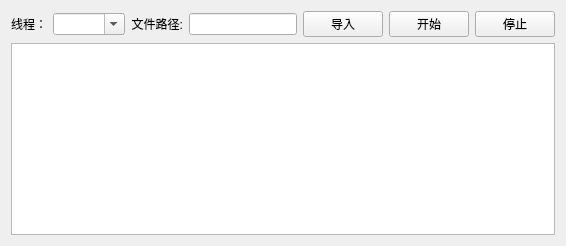
      <widget class="QWidget" name="tab_11">
       <attribute name="title">
        <string>批量验证</string>
       </attribute>
       <layout class="QHBoxLayout" name="horizontalLayout_7">
        <item>
         <layout class="QVBoxLayout" name="verticalLayout_6">
          <item>
           <layout class="QHBoxLayout" name="horizontalLayout_6">
            <item>
             <widget class="QLabel" name="commandLabel_3">
              <property name="sizePolicy">
               <sizepolicy hsizetype="Expanding" vsizetype="Preferred">
                <horstretch>1</horstretch>
                <verstretch>0</verstretch>
               </sizepolicy>
              </property>
              <property name="text">
               <string>线程：</string>
              </property>
              <property name="alignment">
               <set>Qt::AlignRight|Qt::AlignTrailing|Qt::AlignVCenter</set>
              </property>
             </widget>
            </item>
            <item>
             <widget class="QComboBox" name="commandCombo_3">
              <property name="sizePolicy">
               <sizepolicy hsizetype="Preferred" vsizetype="Fixed">
                <horstretch>1</horstretch>
                <verstretch>0</verstretch>
               </sizepolicy>
              </property>
              <property name="toolTip">
               <string>Specify your name</string>
              </property>
              <property name="editable">
               <bool>true</bool>
              </property>
             </widget>
            </item>
            <item>
             <widget class="QLabel" name="commandLabel_4">
              <property name="sizePolicy">
               <sizepolicy hsizetype="Expanding" vsizetype="Preferred">
                <horstretch>1</horstretch>
                <verstretch>0</verstretch>
               </sizepolicy>
              </property>
              <property name="text">
               <string>文件路径:</string>
              </property>
              <property name="alignment">
               <set>Qt::AlignRight|Qt::AlignTrailing|Qt::AlignVCenter</set>
              </property>
             </widget>
            </item>
            <item>
             <widget class="QLineEdit" name="localListenEdit_3">
              <property name="sizePolicy">
               <sizepolicy hsizetype="Expanding" vsizetype="Fixed">
                <horstretch>10</horstretch>
                <verstretch>0</verstretch>
               </sizepolicy>
              </property>
             </widget>
            </item>
            <item>
             <widget class="QPushButton" name="commondButton_4">
              <property name="sizePolicy">
               <sizepolicy hsizetype="Minimum" vsizetype="Fixed">
                <horstretch>1</horstretch>
                <verstretch>0</verstretch>
               </sizepolicy>
              </property>
              <property name="text">
               <string>导入</string>
              </property>
             </widget>
            </item>
            <item>
             <widget class="QPushButton" name="commondButton_6">
              <property name="sizePolicy">
               <sizepolicy hsizetype="Minimum" vsizetype="Fixed">
                <horstretch>1</horstretch>
                <verstretch>0</verstretch>
               </sizepolicy>
              </property>
              <property name="text">
               <string>开始</string>
              </property>
             </widget>
            </item>
            <item>
             <widget class="QPushButton" name="commondButton_3">
              <property name="sizePolicy">
               <sizepolicy hsizetype="Minimum" vsizetype="Fixed">
                <horstretch>1</horstretch>
                <verstretch>0</verstretch>
               </sizepolicy>
              </property>
              <property name="text">
               <string>停止</string>
              </property>
             </widget>
            </item>
           </layout>
          </item>
          <item>
           <widget class="QTextEdit" name="commandBasicInfoTextEdit_3">
            <property name="overwriteMode">
             <bool>true</bool>
            </property>
           </widget>
          </item>
         </layout>
        </item>
       </layout>
      </widget>
